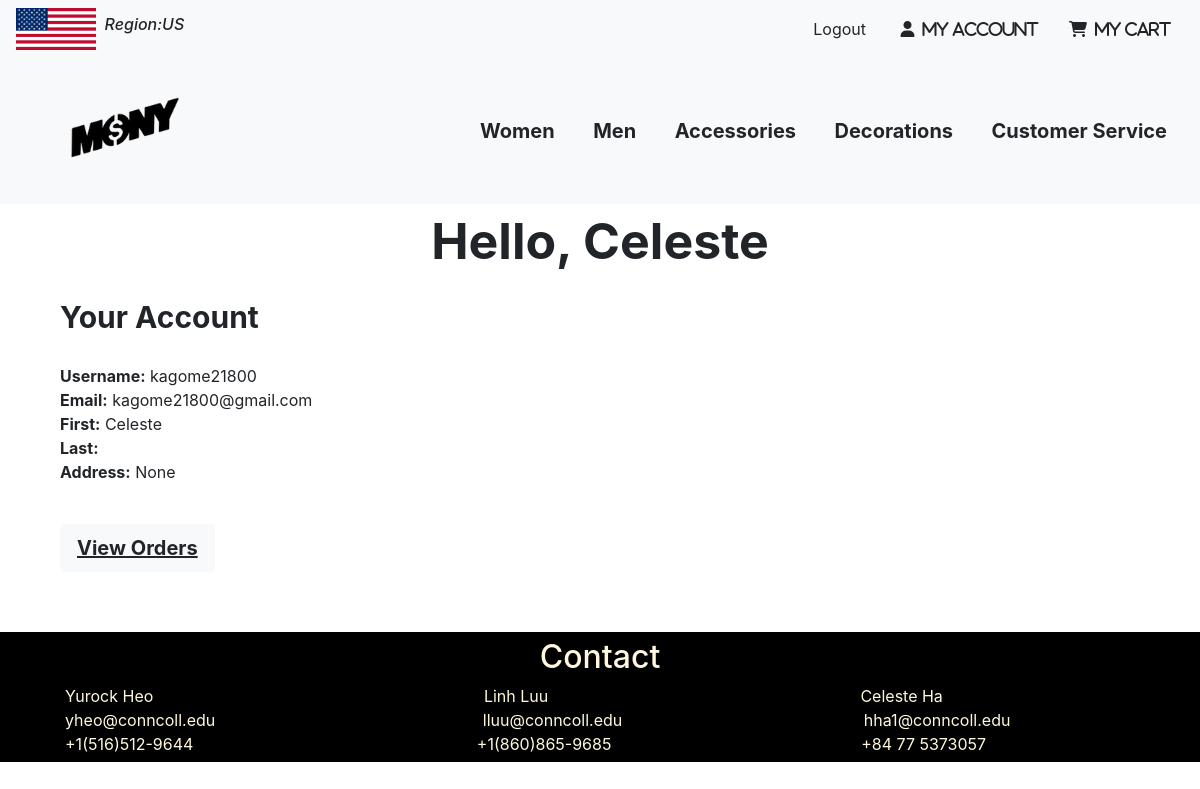
Page /accountpage/ (signed in) on the committed database.
### users/models.py (models this page shows)
class CustomUser(AbstractUser):
	address = models.CharField(max_length=100, blank=True, null=True)

### products/views.py (the view)
# urls.py: path('accountpage/', AccountPageView.as_view(), name ='accountpage'),
class AccountPageView(TemplateView):
    template_name = 'account.html'

### templates/account.html
{% extends "base.html" %}
{% load static %}
{% block content %}
<p style = 'text-align: center;'><b style ="font-size: 50px;">Hello, {{user.first_name}}</b></p>
<p style = "margin-left: 5%;">
    <b style = 'font-size: 30px;'>Your Account</b><br><br>
<b>Username:</b> {{user.username}}<br>
<b>Email:</b> {{user.email}}<br>
<b>First:</b> {{user.first_name}}<br>
<b>Last:</b> {{user.last_name}}<br>
<b>Address:</b> {{user.address}}<br>
</p> <br>
<a class = "btn btn-light btn-lg" href ="{%static 'images/lol4.jpeg'%}" style ="margin-left: 5%;text-decoration: underline;" role = "button" id = "view_orders"><b>View Orders</b>
</a>    <br>
{%endblock%}

### static/css/base.css (style rules this page uses)
html, body { margin: 0; height: 100%; width: 100%; overflow-x: hidden; }
a { color: rgb(49, 49, 49); }

### rows in the picture
CustomUser: first_name "Celeste", username "kagome21800", email "kagome21800@gmail.com", address "None"
